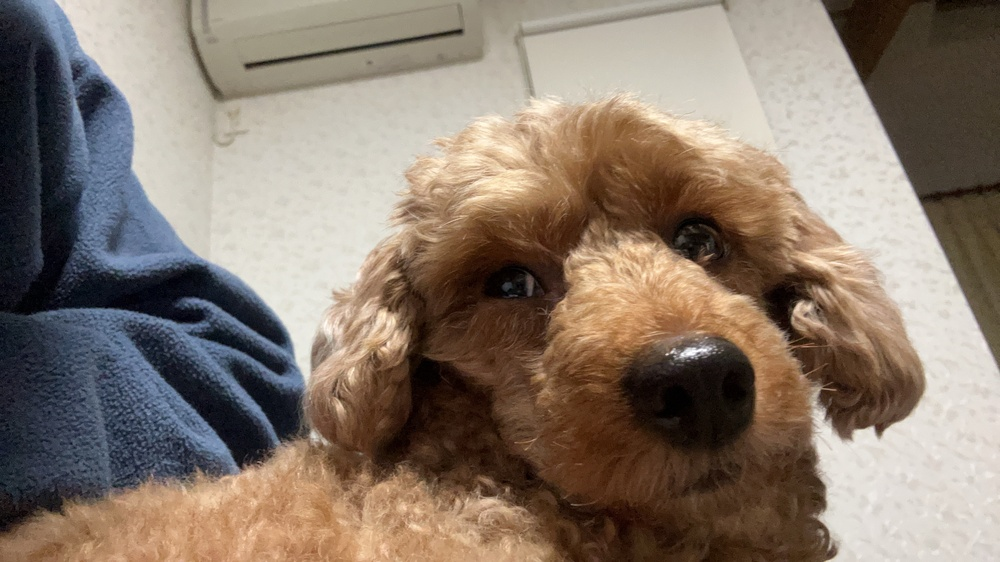
#> input picture capter6/src.JPG, 1000 x 562 px, shrunk from 4032 x 2268 before the run
$ python projection.py
#> lines starting #> are read from the running program, lines starting #| are printed output that depends on the picture
import numpy as np
import cv2

def main():
    img_src = cv2.imread("src.JPG", cv2.IMREAD_COLOR_BGR)
#> img_src is the input picture: shape (562, 1000, 3); mean B, G, R 108, 120.8, 135.5
    height, width = img_src.shape[:2]
#> height = 562; width = 1000
    # 射影変換行列
    pts1 = np.float32([[0, 0], [0, height], [width, height], [width, 0]])
    proh = round(height*3/4)
#> proh = 422
    prow = round(width*3/4)
#> prow = 750
    pts2 = np.float32([
        [round((width-prow)/2), height-proh],
        [0,height],
        [width, height],
        [round((width-prow)/2) + prow, height-proh]
        ])
    proj_mat = cv2.getPerspectiveTransform(pts1, pts2)
    img_dst = cv2.warpPerspective(img_src, proj_mat, (width, height), flags=cv2.INTER_CUBIC)
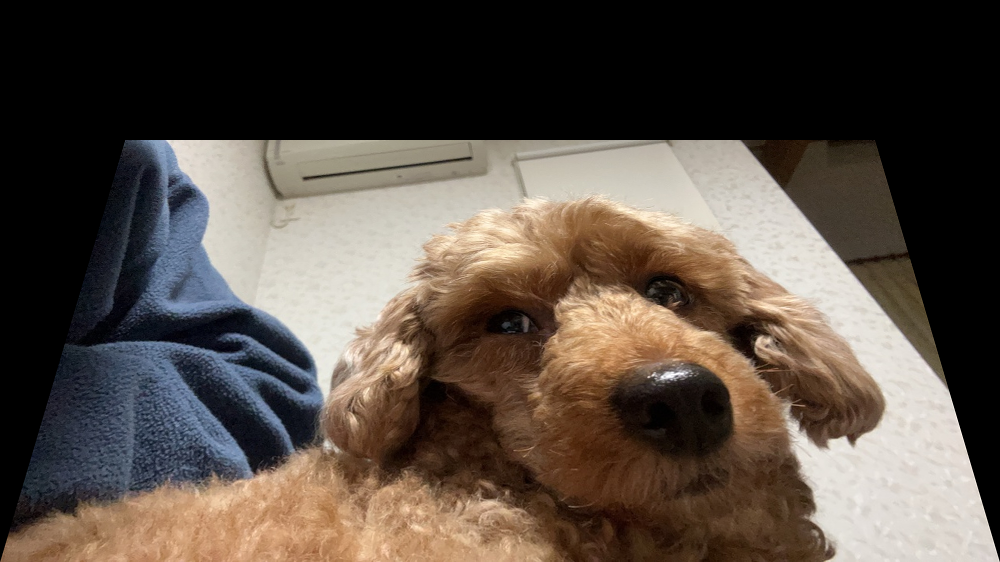
#> img_dst: shape (562, 1000, 3); mean B, G, R 67.9, 76.6, 87.3
    # 表示
    cv2.namedWindow("img_src", cv2.WINDOW_AUTOSIZE)
    cv2.imshow("img_src", img_src)
    cv2.namedWindow("img_dst", cv2.WINDOW_AUTOSIZE)
    cv2.imshow("img_dst", img_dst)
    cv2.waitKey(0)
    cv2.destroyAllWindows()

main()
